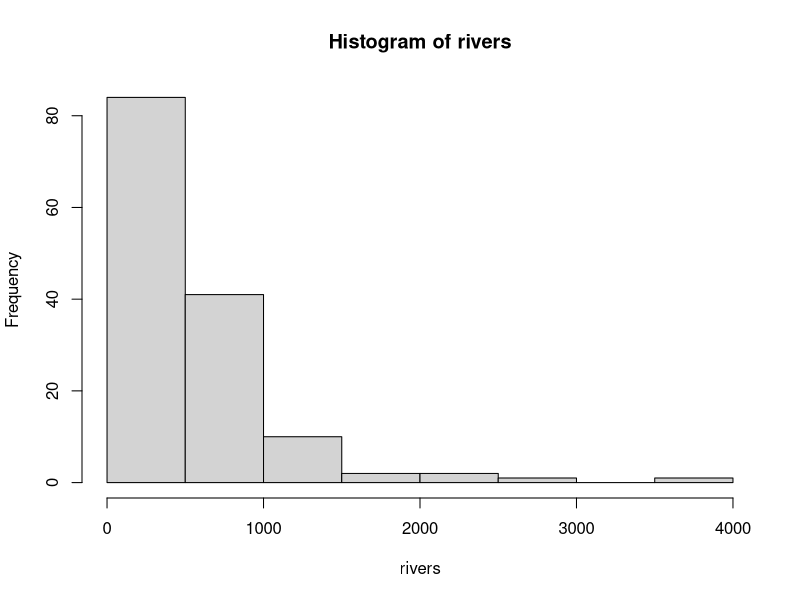
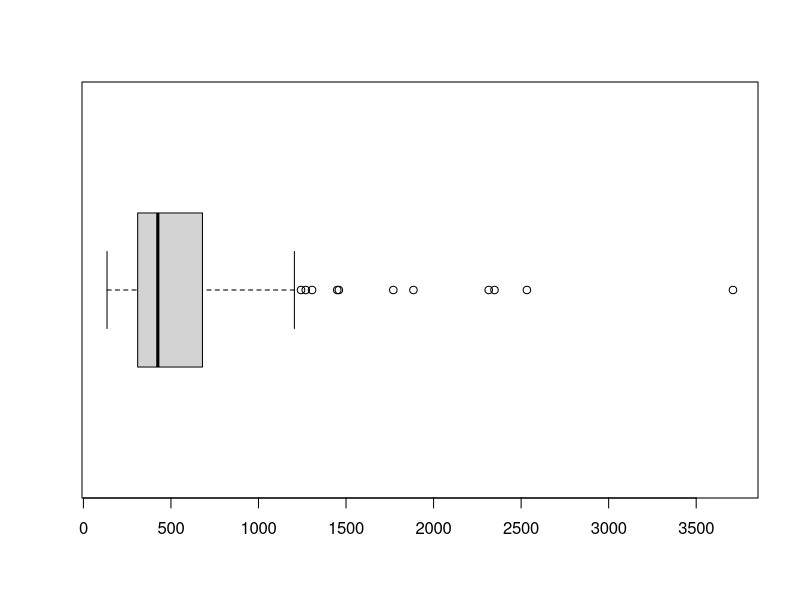
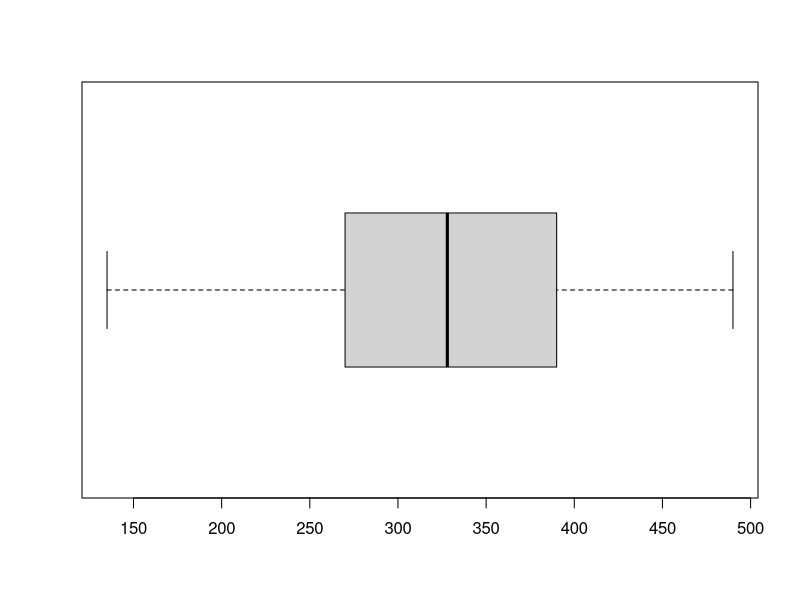

Write R code to recreate these figures, in order.
data("rivers")
data
head(rivers)
length(rivers)

hist(rivers)
boxplot(rivers,horizontal = T)

r1<-rivers[rivers<500]
View(r1)
r1<1500

boxplot(r1,horizontal = T)

